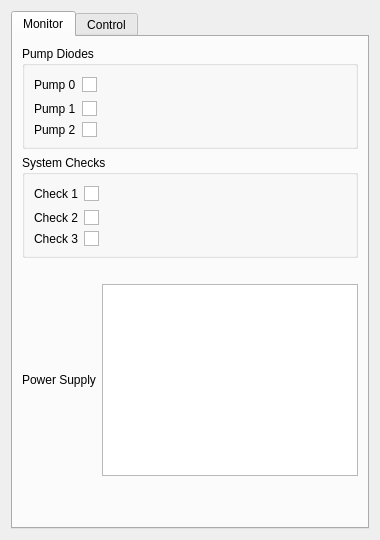
                  <widget class="QWidget" name="tab_25">
                   <attribute name="title">
                    <string>Cybel</string>
                   </attribute>
                   <layout class="QGridLayout" name="gridLayout_21">
                    <item row="0" column="0">
                     <widget class="QTabWidget" name="tabWidget_14">
                      <property name="currentIndex">
                       <number>0</number>
                      </property>
                      <widget class="QWidget" name="tab_39">
                       <attribute name="title">
                        <string>Monitor</string>
                       </attribute>
                       <layout class="QGridLayout" name="gridLayout_57">
                        <item row="0" column="0" colspan="2">
                         <widget class="QGroupBox" name="groupBox_20">
                          <property name="title">
                           <string>Pump Diodes</string>
                          </property>
                          <layout class="QGridLayout" name="gridLayout_14">
                           <item row="0" column="0">
                            <widget class="QLabel" name="label_144">
                             <property name="text">
                              <string>Pump 0</string>
                             </property>
                            </widget>
                           </item>
                           <item row="1" column="0">
                            <widget class="QLabel" name="label_145">
                             <property name="text">
                              <string>Pump 1</string>
                             </property>
                            </widget>
                           </item>
                           <item row="3" column="0">
                            <widget class="QLabel" name="label_146">
                             <property name="text">
                              <string>Pump 2</string>
                             </property>
                            </widget>
                           </item>
                           <item row="0" column="1">
                            <widget class="QGraphicsView" name="graphicsView_37">
                             <property name="maximumSize">
                              <size>
                               <width>15</width>
                               <height>15</height>
                              </size>
                             </property>
                             <property name="acceptDrops">
                              <bool>false</bool>
                             </property>
                             <property name="interactive">
                              <bool>false</bool>
                             </property>
                            </widget>
                           </item>
                           <item row="1" column="1">
                            <widget class="QGraphicsView" name="graphicsView_154">
                             <property name="maximumSize">
                              <size>
                               <width>15</width>
                               <height>15</height>
                              </size>
                             </property>
                             <property name="acceptDrops">
                              <bool>false</bool>
                             </property>
                             <property name="interactive">
                              <bool>false</bool>
                             </property>
                            </widget>
                           </item>
                           <item row="3" column="1">
                            <widget class="QGraphicsView" name="graphicsView_38">
                             <property name="maximumSize">
                              <size>
                               <width>15</width>
                               <height>15</height>
                              </size>
                             </property>
                             <property name="acceptDrops">
                              <bool>false</bool>
                             </property>
                             <property name="interactive">
                              <bool>false</bool>
                             </property>
                            </widget>
                           </item>
                           <item row="0" column="2">
                            <widget class="QLabel" name="label_147">
                             <property name="text">
                              <string>&lt;current setpoint 0&gt;</string>
                             </property>
                            </widget>
                           </item>
                           <item row="1" column="2">
                            <widget class="QLabel" name="label_148">
                             <property name="text">
                              <string>&lt;current setpoint 1&gt;</string>
                             </property>
                            </widget>
                           </item>
                           <item row="3" column="2">
                            <widget class="QLabel" name="label_149">
                             <property name="text">
                              <string>&lt;current setpoint 2&gt;</string>
                             </property>
                            </widget>
                           </item>
                           <item row="0" column="3">
                            <spacer name="horizontalSpacer_3">
                             <property name="orientation">
                              <enum>Qt::Horizontal</enum>
                             </property>
                             <property name="sizeHint" stdset="0">
                              <size>
                               <width>40</width>
                               <height>20</height>
                              </size>
                             </property>
                            </spacer>
                           </item>
                          </layout>
                         </widget>
                        </item>
                        <item row="1" column="0" colspan="2">
                         <widget class="QGroupBox" name="groupBox_21">
                          <property name="title">
                           <string>System Checks</string>
                          </property>
                          <layout class="QGridLayout" name="gridLayout_33">
                           <item row="0" column="0">
                            <widget class="QLabel" name="label_150">
                             <property name="text">
                              <string>Check 1</string>
                             </property>
                            </widget>
                           </item>
                           <item row="1" column="0">
                            <widget class="QLabel" name="label_151">
                             <property name="text">
                              <string>Check 2</string>
                             </property>
                            </widget>
                           </item>
                           <item row="3" column="0">
                            <widget class="QLabel" name="label_152">
                             <property name="text">
                              <string>Check 3</string>
                             </property>
                            </widget>
                           </item>
                           <item row="0" column="1">
                            <widget class="QGraphicsView" name="graphicsView_155">
                             <property name="maximumSize">
                              <size>
                               <width>15</width>
                               <height>15</height>
                              </size>
                             </property>
                             <property name="acceptDrops">
                              <bool>false</bool>
                             </property>
                             <property name="interactive">
                              <bool>false</bool>
                             </property>
                            </widget>
                           </item>
                           <item row="1" column="1">
                            <widget class="QGraphicsView" name="graphicsView_156">
                             <property name="maximumSize">
                              <size>
                               <width>15</width>
                               <height>15</height>
                              </size>
                             </property>
                             <property name="acceptDrops">
                              <bool>false</bool>
                             </property>
                             <property name="interactive">
                              <bool>false</bool>
                             </property>
                            </widget>
                           </item>
                           <item row="3" column="1">
                            <widget class="QGraphicsView" name="graphicsView_157">
                             <property name="maximumSize">
                              <size>
                               <width>15</width>
                               <height>15</height>
                              </size>
                             </property>
                             <property name="acceptDrops">
                              <bool>false</bool>
                             </property>
                             <property name="interactive">
                              <bool>false</bool>
                             </property>
                            </widget>
                           </item>
                           <item row="0" column="2">
                            <widget class="QLabel" name="label_153">
                             <property name="text">
                              <string/>
                             </property>
                            </widget>
                           </item>
                           <item row="0" column="3">
                            <spacer name="horizontalSpacer_4">
                             <property name="orientation">
                              <enum>Qt::Horizontal</enum>
                             </property>
                             <property name="sizeHint" stdset="0">
                              <size>
                               <width>40</width>
                               <height>20</height>
                              </size>
                             </property>
                            </spacer>
                           </item>
                          </layout>
                         </widget>
                        </item>
                        <item row="3" column="0">
                         <widget class="QLabel" name="label_26">
                          <property name="text">
                           <string>Power Supply</string>
                          </property>
                         </widget>
                        </item>
                        <item row="4" column="1">
                         <spacer name="verticalSpacer_3">
                          <property name="orientation">
                           <enum>Qt::Vertical</enum>
                          </property>
                          <property name="sizeHint" stdset="0">
                           <size>
                            <width>20</width>
                            <height>40</height>
                           </size>
                          </property>
                         </spacer>
                        </item>
                        <item row="3" column="1">
                         <widget class="QGraphicsView" name="graphicsView_21"/>
                        </item>
                        <item row="2" column="1">
                         <widget class="QLabel" name="label_154">
                          <property name="text">
                           <string>&lt;daq v&gt;</string>
                          </property>
                         </widget>
                        </item>
                       </layout>
                      </widget>
                      <widget class="QWidget" name="tab_40">
                       <attribute name="title">
                        <string>Control</string>
                       </attribute>
                      </widget>
                     </widget>
                    </item>
                   </layout>
                  </widget>
